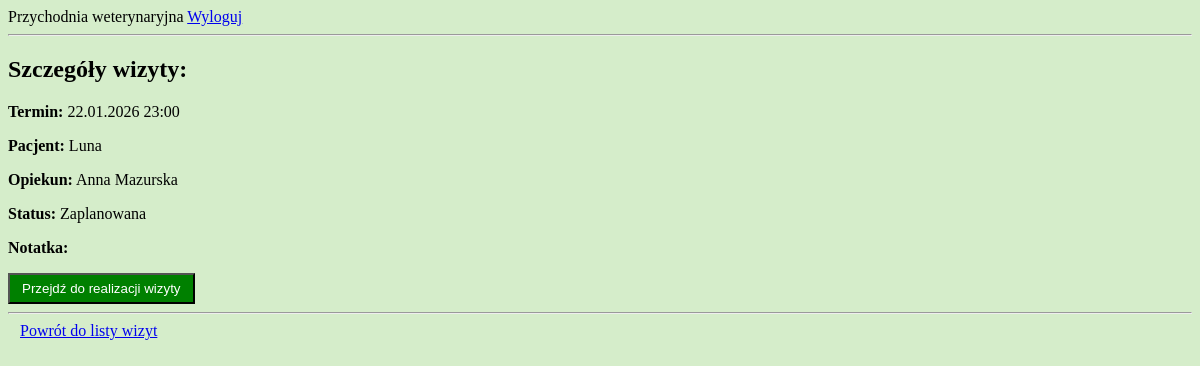
The page /przychodnia/wizyty/4/ (signed in) on the database as committed earlier.
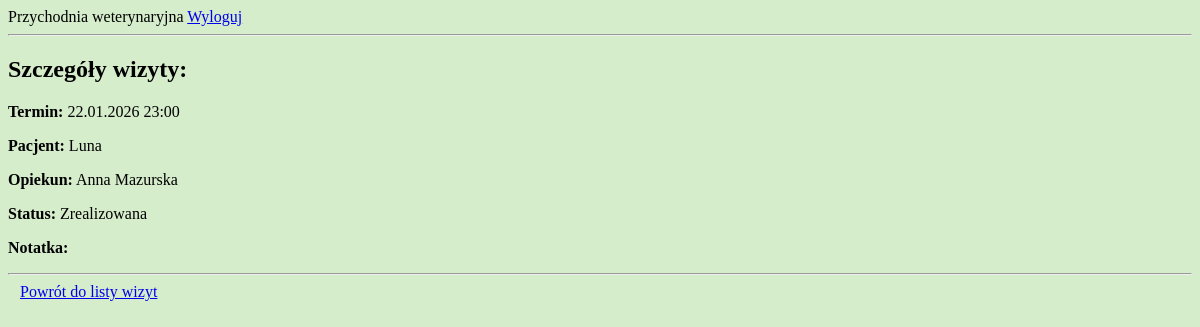
The same page on the database as committed later.
### przychodnia/models.py (models this page shows, shortened)
class Wizyta(models.Model):
    zwierze = models.ForeignKey(Zwierze, on_delete = models.CASCADE)
    weterynarz = models.ForeignKey(Weterynarz, on_delete = models.PROTECT)
    data_wizyty = models.DateField()  # warunek: weterynarz jest dostepny (grafik dostepnosci + inne wizyty)
    godzina_wizyty = models.TimeField()
    status = models.IntegerField(choices = STATUS_WIZYTA.choices, default = STATUS_WIZYTA.Zaplanowana)
    notatka = models.TextField(blank = True)
    class Meta:
        verbose_name_plural = "Wizyty"
        ordering = ['data_wizyty', 'godzina_wizyty', 'status']

class Zwierze(models.Model):
    imie = models.CharField(max_length = 50)
    opiekun = models.ForeignKey(Opiekun, on_delete = models.PROTECT)
    gatunek = models.IntegerField(choices = GATUNEK.choices)
    plec = models.IntegerField(choices = PLEC_ZWIERZE.choices)
    data_urodzenia = models.DateField(blank = True, null = True)
    data_dodania = models.DateTimeField(auto_now_add = True, editable = False)
    class Meta:
        verbose_name_plural = "Zwierzeta"
        ordering = ['opiekun__nazwisko', 'gatunek', 'imie']

class Opiekun(models.Model):
    user = models.OneToOneField(User, on_delete=models.CASCADE)  # polaczenie profilu opiekuna z kontem uzytkownika User
    imie = models.CharField(max_length = 50)
    nazwisko = models.CharField(max_length = 100)
    plec = models.IntegerField(choices = PLEC_OSOBA.choices)
    data_dodania = models.DateTimeField(auto_now_add = True, editable = False)
    def __str__(self):
        return f"{self.imie} {self.nazwisko}"
    class Meta:
        verbose_name_plural = "Opiekunowie"
        ordering = ['nazwisko', 'imie']

### przychodnia/views.py (the view)
# urls.py: path('wizyty/<int:pk>/', views.wizyta_detail, name='wizyta-detail'),
@login_required
def wizyta_detail(request, pk):
    try:
        wizyta = Wizyta.objects.get(id=pk)
    except Wizyta.DoesNotExist:
        return HttpResponse("Wizyta nie istnieje", status=404)
    if hasattr(request.user, 'opiekun'):
        if wizyta.zwierze.opiekun != request.user.opiekun:
            return HttpResponse("Brak dostępu", status=403)
    elif hasattr(request.user, 'weterynarz'):
        if wizyta.weterynarz != request.user.weterynarz:
            return HttpResponse("Brak dostępu", status=403)
    else:
        return HttpResponse("Brak roli użytkownika", status=403)
    return render(request, 'przychodnia/wizyty/wizyta_detail.html', {'wizyta': wizyta})

### przychodnia/templates/przychodnia/wizyty/wizyta_detail.html (shortened to what this page needs)
{% extends "przychodnia/base.html" %}
{% block content %}
<h2>Szczegóły wizyty:</h2>
<p><strong>Termin:</strong> {{ wizyta.data_wizyty|date:"d.m.Y" }} {{ wizyta.godzina_wizyty|time:"H:i" }}</p>
<p><strong>Pacjent:</strong> {{ wizyta.zwierze.imie }}</p>
{% if user.weterynarz %}
<p><strong>Opiekun:</strong> {{ wizyta.zwierze.opiekun }}</p>
{% endif %}
<p><strong>Status:</strong> {{ wizyta.get_status_display }}</p>
<p><strong>Notatka:</strong> {{ wizyta.notatka }}</p>
{% if wizyta.weterynarz == user.weterynarz and wizyta.status == 1 %}
    <form method="get" action="{% url 'zrealizuj-wizyte' pk=wizyta.pk %}">
        <button type="submit"
            style="background-color: green; color: white; padding: 6px 12px;">
            Przejdź do realizacji wizyty
        </button>
    </form>
{% endif %}
<hr>
<a href="{% url 'lista-wizyt' %}" style="padding: 6px 12px;">
    Powrót do listy wizyt
</a>
{% endblock %}

Rows that differ between the two databases and show on the page:
changed Wizyta "Luna": status "Zaplanowana" → "Zrealizowana"
Other text that changed with them:
text no longer shown: "Przejdź do realizacji wizyty"
